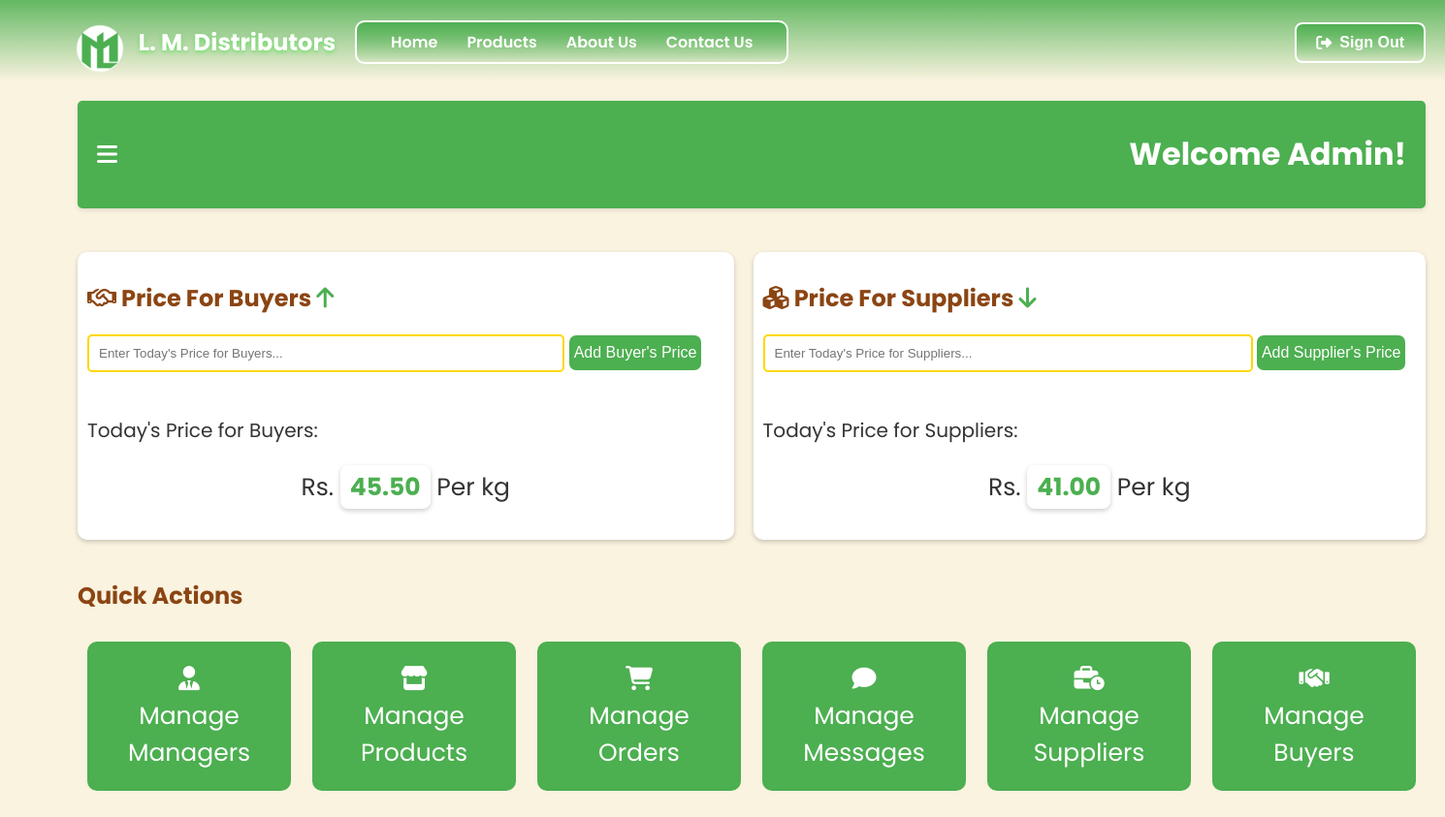
Before: /todayPrice.php (signed in) with the older database file.
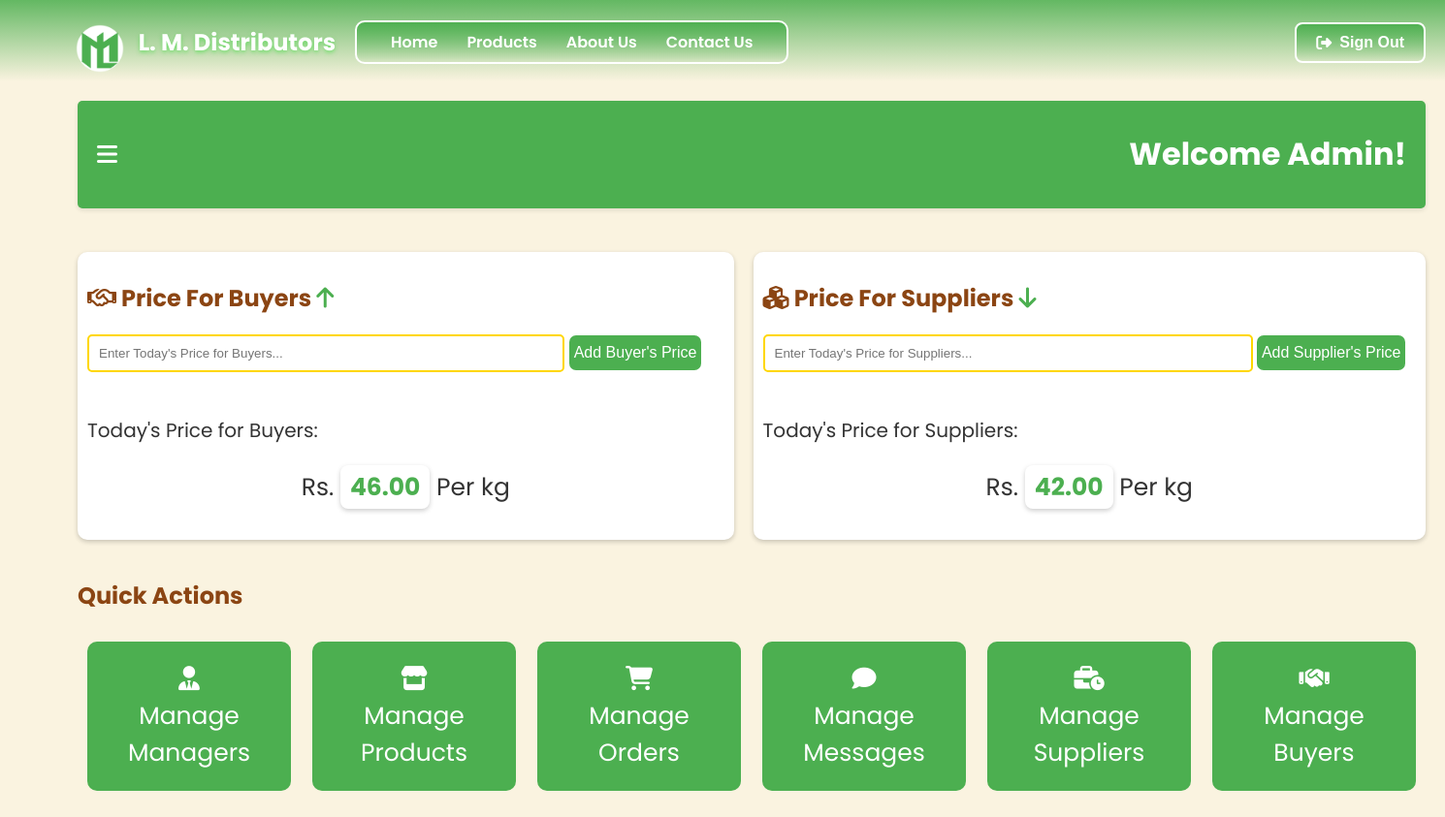
After: the same page with the newer database file.
### tables this page shows
CREATE TABLE `buyerprice` (
  `bPID` int(11) NOT NULL,
  `price` decimal(10,2) NOT NULL,
  `date` date DEFAULT NULL
);

CREATE TABLE `supplyerprice` (
  `sPID` int(11) NOT NULL,
  `price` decimal(10,2) NOT NULL,
  `date` date DEFAULT NULL
);

### todayPrice.php (the view, shortened to what this page needs)
<?php
include_once 'config.php';
if(isset($_SESSION['user_fName']) && ($_SESSION['user_type'] == 'admin' || $_SESSION['user_type'] == 'manager')) {
    $dob = $_SESSION['user_dob'];
    $today = date('m-d');
    $birthday = date('m-d', strtotime($dob));
    if($today == $birthday) {
        $greeting = "Happy Birthday ".htmlspecialchars($_SESSION['user_fName']). "!";
    }
    else {
        $greeting = "Welcome ".htmlspecialchars($_SESSION['user_fName'])."!";
    }
    $sql = "SELECT price FROM buyerprice WHERE bPID = ?";
    $stmt = $conn->prepare($sql);
    $stmt->bind_param("i", $bPID);
    $stmt->execute();
    $result = $stmt->get_result();
    $buyerPrice = $result->fetch_assoc();
    $sql = "SELECT price FROM supplyerprice WHERE sPID = ?";
    $stmt = $conn->prepare($sql);
    $stmt->bind_param("i", $sPID);
    $stmt->execute();
    $result = $stmt->get_result();
    $supplierPrice = $result->fetch_assoc();
}
else {
    header('Location: login.php');
    exit();
}
?>
<!DOCTYPE html>
<html lang="en">
<head>
    <link rel="stylesheet" href="./css/todayPrice.css">
    <link rel="stylesheet" href="https://cdnjs.cloudflare.com/ajax/libs/font-awesome/6.0.0-beta3/css/all.min.css">
</head>
<body>
    <?php include 'header.php'; ?>
    <div class="container">
        <div class="main-content">
            <div class="topbar">
                <i class="fas fa-bars" id="toggle-sidebar" title="Open Dashboard"></i>
                <h1><?php echo $greeting; ?></h1>
            </div>
            <div class="bodySeparation">
                <div class="toBuyers">
                    <h2><i class="fa-regular fa-handshake"></i> Price For Buyers  <i class="fa-solid fa-arrow-up"></i></h2>
                    <div class="inputCard">
                        <form action="todayPrice.php" method="POST">
                            <input type="number" min="0" step="0.01" id="buyerPrice" name="buyerPrice" placeholder="Enter Today's Price for Buyers..." required>
                            <button class="addBtn" id="buyerPriceBtn" name="buyerPriceBtn" type="submit" title="Add Price for Buyers">Add Buyer's Price</button>
                        </form>
                    </div>
                    <br>
                    <div class="displayCard">
                        <p class="priceLabel">Today's Price for Buyers:</p>
                        <div class="displayPrices"><p>Rs. <strong><?php echo $buyerPrice['price']; ?></strong> Per kg</p></div>
                    </div>
                </div>
                <div class="toSuppliers">
                    <h2><i class="fa-solid fa-cubes"></i> Price For Suppliers  <i class="fa-solid fa-arrow-down"></i></h2>
                    <div class="inputCard">
                        <form action="todayPrice.php" method="POST">
                            <input type="number" min="0" step="0.01" id="supplierPrice" name="supplierPrice" placeholder="Enter Today's Price for Suppliers..." required>
                            <button class="addBtn" id="supplierPriceBtn" name="supplierPriceBtn" type="submit" title="Add Price for Suppliers">Add Supplier's Price</button>
                        </form>
                    </div>
                    <br>
                    <div class="displayCard">
                        <p class="priceLabel">Today's Price for Suppliers:</p>
                        <div class="displayPrices"><p>Rs. <strong><?php echo $supplierPrice['price']; ?></strong> Per kg</p></div>
                    </div>
                </div>
            </div>
            <h2 class="quickH2">Quick Actions</h2>
            <div class="quick">
                <div class="card">
                    <a href="./manageManagers.php" title="Managers Management"><i class="fas fa-user-tie"></i><br>Manage Managers</a>
                </div>
                <div class="card">
                    <a href="./manageProducts.php" title="Products Management"><i class="fa-solid fa-store"></i><br>Manage Products</a>
                </div>
                <div class="card">
                    <a href="./manageOrders.php" title="Orders Management"><i class="fa-solid fa-cart-shopping"></i><br>Manage Orders</a>
                </div>
                <div class="card">
                    <a href="./manageMessages.php" title="Messages Management"><i class="fa-solid fa-comment"></i><br>Manage Messages</a>
                </div>
                <div class="card">
                    <a href="./supplyManagement.php" title="Suppliers Management"><i class="fa-solid fa-business-time"></i><br>Manage Suppliers</a>
                </div>
                <div class="card">
                    <a href="./buyersManagement.php" title="Buyers Management"><i class="fa-solid fa-handshake"></i><br>Manage Buyers</a>
                </div>
            </div>
        </div>
    </div>
</body>
</html>

### header.php (shortened to what this page needs)
<!DOCTYPE html>
<html lang="en">
<head>
    <link rel="stylesheet" href="./css/header.css">
</head>
<body>
    <header class="header">
        <div class="header-container">
            <div class="logo">
                <a id="lm" href="./index.php">
                    <img src="./images/LMDistributors-logo2-01.png" alt="L. M. Distributors Logo">
                </a>
                <h1><a id="lm" href="./index.php">L. M. Distributors</a></h1>
            </div>
            <div class="bar">
                <nav class="nav-links">
                    <a href="./index.php" title="Home">Home</a>
                    <a href="./products.php" title="Products">Products</a>
                    <a href="./about.php" title="About L.M. Distributors">About Us</a>
                    <a href="./contact.php" title="Contact">Contact Us</a>
                </nav>
            </div>
        </div>
        <?php
            if(isset($_SESSION['user_fName'])) {
                echo "<div class='logout'>
                        <button>
                            <a href='./logout.php' title='Sign Out'><i class='fa-solid fa-right-from-bracket'></i> Sign Out</a>
                        </button>
                    </div>";
            }
            else {
                echo "<div class='loginBtns'>
                        <button id='hLogin' onclick=\"window.location.href='./login.php'\" title='Login'>Sign In</button>
                        <button id='hLSignup' onclick=\"window.location.href='./register.php'\" title='Register'>Sign Up</button>
                    </div>";
            }
        ?>
    </header>
</body>
</html>

### css/todayPrice.css (style rules this page uses)
body { margin: 0; font-family: 'Poppins', sans-serif; background-color: #FAF3E0; color: #333; }
.container { display: flex; height: 100vh; }
.main-content { flex-grow: 1; padding: 20px; margin-left: 60px; }
.topbar { display: flex; align-items: center; justify-content: space-between; padding: 10px 20px; background-color: #4CAF50; border-radius: 5px; box-shadow: 0 2px 5px rgba(0, 0, 0, 0.1); }
.topbar i { font-size: 24px; cursor: pointer; color: #fff; }
.topbar h1 { color: #fff; }
.bodySeparation { margin-top: 25px; display: flex; justify-content: space-between; animation: fadeIn 1s ease-in-out; }
.bodySeparation h2, .quickH2 { color: #8B4513; }
.toBuyers, .toSuppliers { flex-grow: 1; border: none; border-radius: 10px; background-color: #fff; box-shadow: 0 2px 5px rgba(0, 0, 0, 0.2); padding: 10px; }
.toBuyers { margin: 20px 10px 20px 0; }
.toSuppliers { margin: 20px 0px 20px 10px; }
.toBuyers input, .toSuppliers input { width: 75%; padding: 10px; border: 2px solid #FFD700; border-radius: 5px; box-sizing: border-box; }
.inputCard button, .inputCard button { padding: 9px 5px; color: #fff; background-color: #4CAF50; border: none; border-radius: 7px; font-size: 16px !important; cursor: pointer; }
.displayPrices { text-align: center; font-size: 25px; }
.displayPrices strong { color: #4CAF50; border: none; border-radius: 8px; padding: 5px 10px; box-shadow: 0 2px 5px rgba(0, 0, 0, 0.2); }
.displayCard .priceLabel { font-size: 20px; }
.fa-arrow-up, .fa-arrow-down { color: #4CAF50; }
.quick { display: flex; justify-content: space-between; }
.card { border: none; border-radius: 10px; padding: 20px; margin: 10px; width: 170px; background-color: #4CAF50; cursor: pointer; text-align: center; transition: transform 1s ease; }
.card a { text-decoration: none; font-size: 25px; color: #fff; }

### css/header.css (style rules this page uses)
.header { background: linear-gradient(to bottom, #4caf4fdd, rgba(76, 175, 79, 0)); padding: 5px 20px 2px 20px; display: flex; justify-content: space-between; align-items: center; position: sticky; top: 0; z-index: 10; }
.header-container { display: flex; align-items: center; width: 100%; max-width: 1200px; margin: auto; }
.header .logo h1 a { color: #fff; text-shadow: 0px 2px 4px rgba(44, 223, 47, 0.53); text-decoration: none; }
.header .logo { display: flex; align-items: center; }
.header .logo h1 { margin: 0; font-size: 1.5rem; }
.header .logo img { width: 50px; height: 50px; object-fit: contain; padding-right: 15px; padding-top: 20px; }
.header .nav-links { display: flex; align-items: center; padding: 8px 20px; }
.header .nav-links a { color: #fff; text-decoration: none; margin: 0 15px; font-weight: 600; transition: color 0.3s; }
.header .bar { border: 2px solid #fff; background: linear-gradient(to bottom, #4caf4fed, rgba(76, 175, 79, 0)); border-radius: 10px; margin-left: 20px; }
.logout button { font-size: 16px; font-weight: bold; background: linear-gradient(to bottom, #4caf4fed, rgba(76, 175, 79, 0)); padding: 10px 20px; border: 2px solid #fff; border-radius: 8px; cursor: pointer; transition: all 0.3s ease; }
.logout a { color: #fff; text-decoration: none; display: flex; align-items: center; gap: 8px; }

Changed rows visible on the page:
changed buyerprice: price "45.50" → "46.00"
changed supplyerprice: price "41.00" → "42.00"
